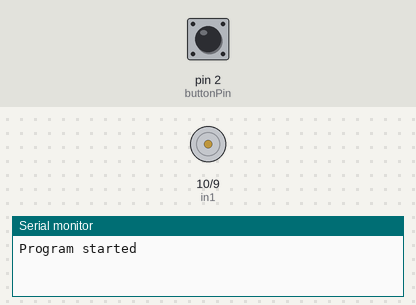
Simulated run of this sketch. Board: Arduino Uno, built with avr-gcc and run on an emulated ATmega328P. Parts: motor-driver pin pairs drawn as motors (green arrow = first pin HIGH = forward, orange = second pin HIGH = backward, longer = more drive), the last lines printed to the serial monitor. The test bench sets the inputs (shaded band); at power-on: pin 2 (buttonPin) HIGH.

Above: at 1.2 s.
1.3 s: pin 2 (buttonPin) pulled LOW for 0.15 s
At 2.5 s:
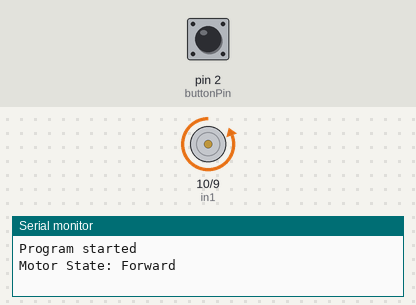
2.9 s: pin 2 (buttonPin) pulled LOW for 1 s
At 3.9 s:
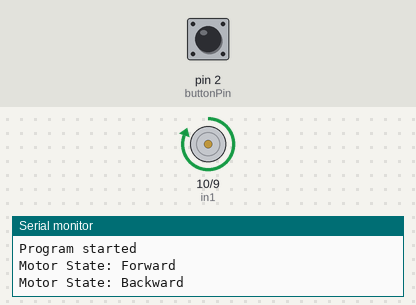
5.4 s: pin 2 (buttonPin) pulsed LOW 5 times (0.12 s each, 0.3 s apart)
At 6.9 s:
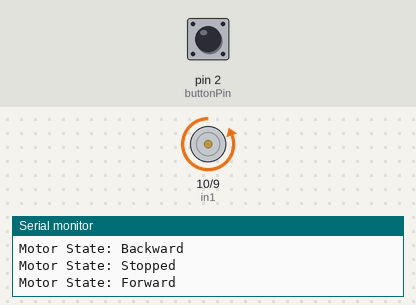
8.4 s: pin 2 (buttonPin) pulled LOW for 3.2 s
At 9.2 s:
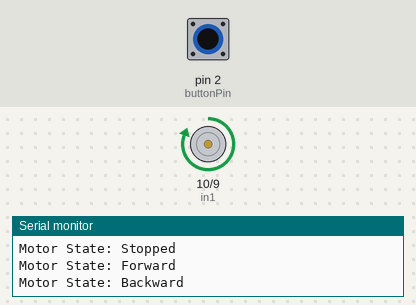
Timing chart, 0 to 11.4 s (numbered marks = the images above; inputs shaded):
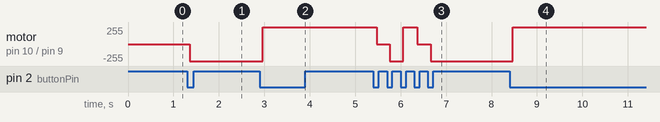

The sketch:

H-bridgeArduinoControl.ino
```cpp
const int in1 = 10;                  // PWM output for IN1 (controls high-side P-MOSFET)
const int in2 = 9;                  // PWM output for IN2 (controls low-side N-MOSFET)
const int buttonPin = 2;             // Pin connected to the momentary button

int motorState = 0;                  // Tracks motor state: 0 = Stop, 1 = Forward, 2 = Backward
int lastButtonState = HIGH;          // Last button state for debouncing
int currentButtonState;              // Current debounced button state
unsigned long lastDebounceTime = 0;  // Tracks when the button state last changed
unsigned long debounceDelay = 50;    // Debounce delay in milliseconds

void setup() {
  pinMode(in1, OUTPUT);             // Configure IN1 as output
  pinMode(in2, OUTPUT);             // Configure IN2 as output
  pinMode(buttonPin, INPUT_PULLUP);  // Configure button pin with pull-up resistor

  // Initialize both pins to LOW (motor off)
  digitalWrite(in1, LOW);
  digitalWrite(in2, LOW);

  Serial.begin(9600);
  Serial.println("Program started");
}

void loop() {
  int reading = digitalRead(buttonPin);

  // Reset the debouncing timer if the button state changed
  if (reading != lastButtonState) {
    lastDebounceTime = millis();
  }

  // Check if button state is stable
  if ((millis() - lastDebounceTime) > debounceDelay) {
    // If the button state has changed:
    if (reading != currentButtonState) {
      currentButtonState = reading;

      // Only toggle the motor state if the new button state is LOW (pressed)
      if (currentButtonState == LOW) {
        motorState = (motorState + 1) % 3; // Cycle through states: 0 -> 1 -> 2 -> 0
        updateMotorState();               // Update motor based on the new state
        Serial.print("Motor State: ");
        Serial.println(motorState == 0 ? "Stopped" : (motorState == 1 ? "Forward" : "Backward"));
      }
    }
  }

  lastButtonState = reading;
  delay(10); // Small delay to stabilize readings
}

// Function to update the motor state based on the current motorState value
void updateMotorState() {
  switch (motorState) {
    case 0: // Stop the motor
      analogWrite(in1, 0); // C = 0V (P-MOSFET off)
      analogWrite(in2, 0); // D = 0V (N-MOSFET off)
      break;

    case 1: // Rotate motor forward (A = 0V, B = 9V)
      analogWrite(in1, 0);   // C = 0V (P-MOSFET off)
      analogWrite(in2, 255); // D = 5V (N-MOSFET on)
      break;

    case 2: // Rotate motor backward (A = 9V, B = 0V)
      analogWrite(in1, 255); // C = 5V (P-MOSFET on)
      analogWrite(in2, 0);   // D = 0V (N-MOSFET off)
      break;
  }
}
```

Measured:
- after the input at 1.3 s, motor on pin 10 (in1) / pin 9 (in2): stopped → backward 255/255 after 0.06 s
- after the input at 2.9 s, motor on pin 10 (in1) / pin 9 (in2): backward 255/255 → forward 255/255 after 0.07 s
- after the input at 5.4 s, motor on pin 10 (in1) / pin 9 (in2): forward 255/255 → stopped after 0.07 s, → backward 255/255 0.29 s later, → forward 255/255 0.30 s later, → stopped 0.30 s later, … (5 changes in this stretch)
- after the input at 8.4 s, motor on pin 10 (in1) / pin 9 (in2): backward 255/255 → forward 255/255 after 0.07 s
